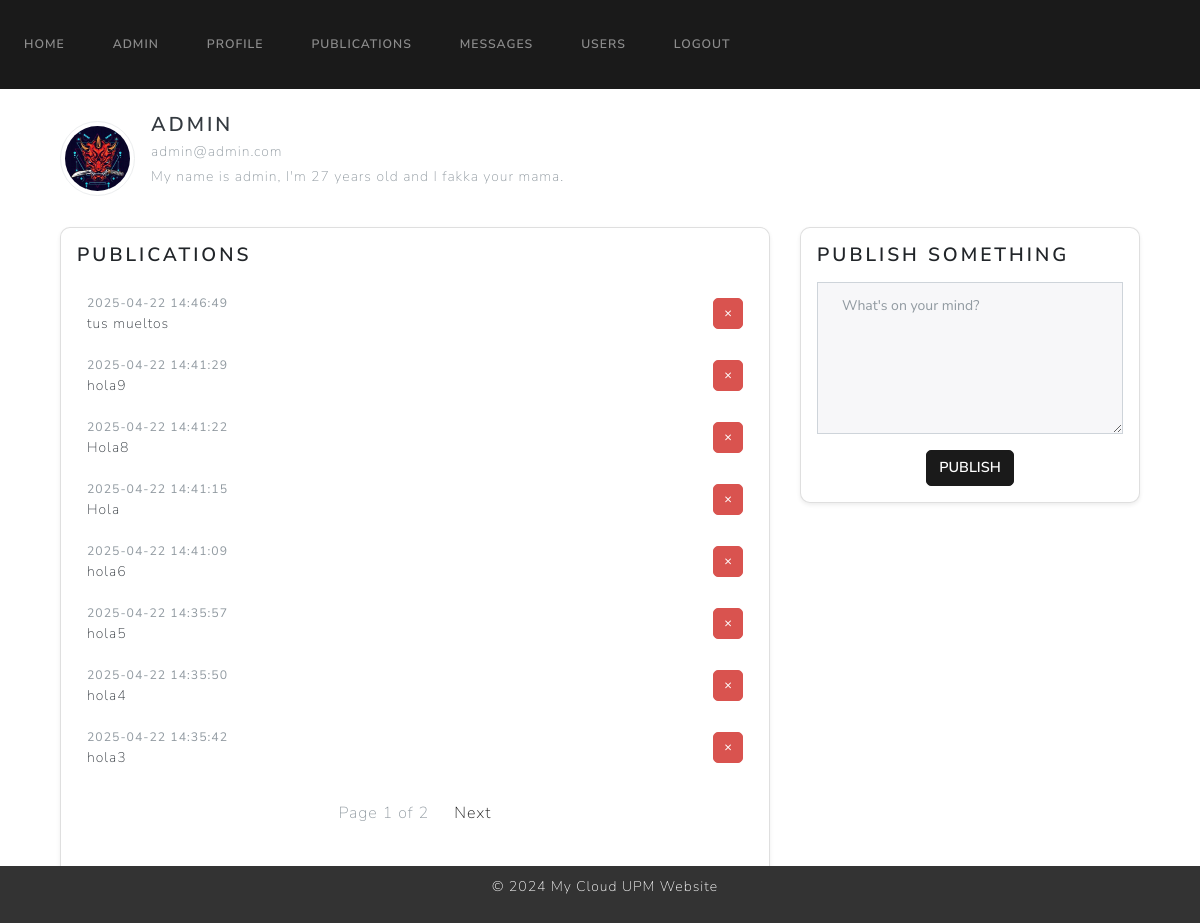
The page /publications (signed in) on the database as committed earlier.
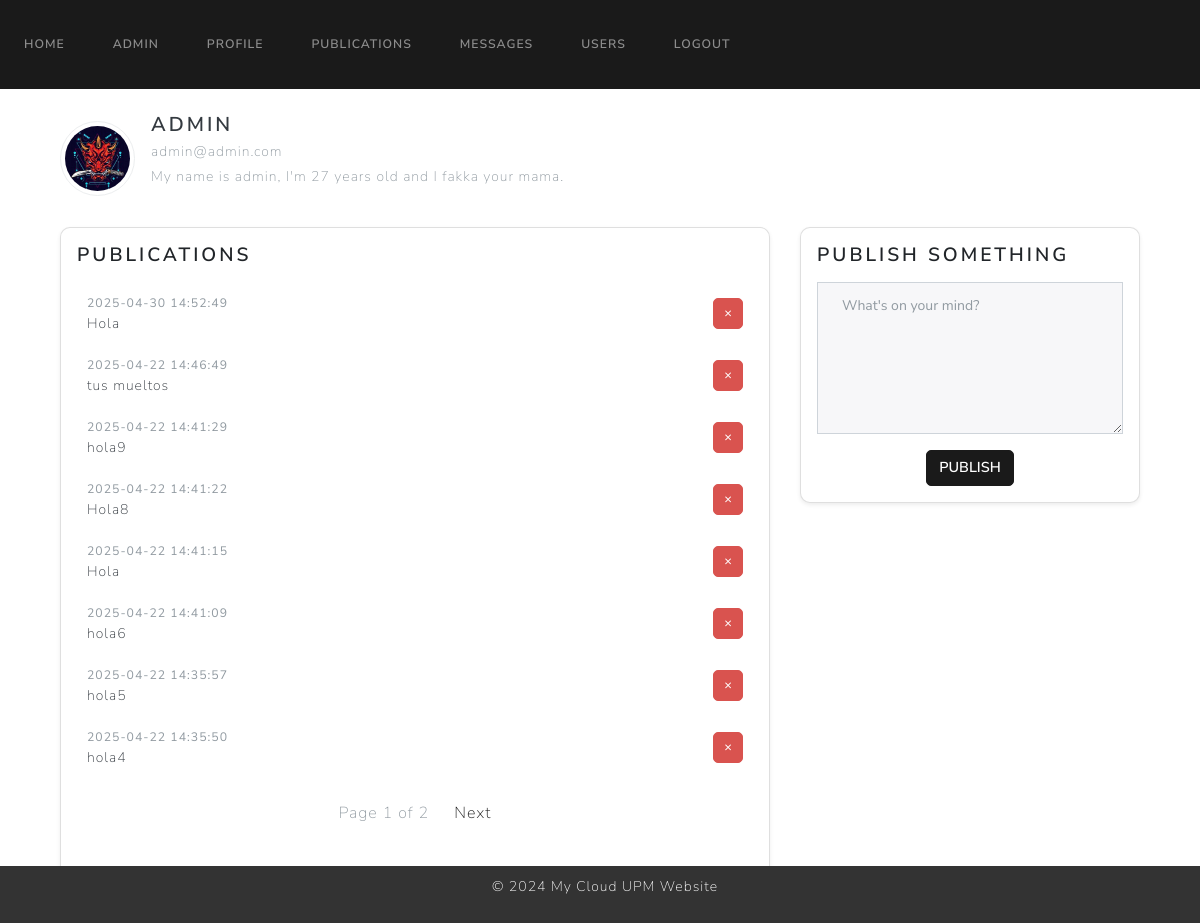
The same page on the database as committed later.
### website/models.py (models this page shows)
class User(UserMixin, db.Model):
    id = db.Column(db.Integer, primary_key=True)
    name = db.Column(db.String(100), unique=False, nullable=False)
    surname = db.Column(db.String(100), unique=False, nullable=False)
    email = db.Column(db.String(100), unique=True, nullable=False)
    password = db.Column(db.String(100), nullable=False)
    bio = db.Column(db.Text, default="This is my bio.")  # Bio field
    role = db.Column(db.Integer, nullable=False, default=1)  # 0 para admin, 1 para usuario regular
    is_blocked = db.Column(db.Boolean, nullable=False, default=False)  # Campo para indicar si el usuario está bloqueado
    profile_pic = db.Column(db.String(150), default='default.jpg')
    twitter = db.Column(db.String(255), nullable=True)    # Twitter URL
    linkedin = db.Column(db.String(255), nullable=True)   # LinkedIn URL
    publications = db.relationship('Publication')
    login_records = db.relationship('LoginRecord')

class Publication(db.Model):
    id = db.Column(db.Integer, primary_key=True)
    content = db.Column(db.Text, nullable=False)
    date = db.Column(db.DateTime(timezone=True), default=func.now())
    user_id = db.Column(db.Integer, db.ForeignKey('user.id'), nullable=False)

### website/views.py (the view, shortened to what this page needs)
@views.route('/publications', methods=['GET', 'POST'])
@login_required
def publications():
    page = request.args.get('page', 1, type=int)
    per_page = 8  # Número de publicaciones por página
    user_publications = Publication.query.filter_by(user_id=current_user.id).order_by(Publication.date.desc()).paginate(page=page, per_page=per_page)
    return render_template("publications.html", user=current_user, user_publications=user_publications)

### website/templates/publications.html (shortened to what this page needs)
{% extends "base.html" %}
{% block content %}
<div class="container mt-4">
    <div class="d-flex align-items-center mb-4">
        <div class="me-3">
            {% if user.profile_pic %}
                <img src="{{ url_for('static', filename='profile_pics/' + user.profile_pic) }}" alt="Profile Picture" class="profile-pic img-thumbnail">
            {% else %}
                <img src="{{ url_for('static', filename='profile_pics/default.jpg') }}" alt="Default Profile Picture" class="profile-pic img-thumbnail">
            {% endif %}
        </div>
        <div>
            <h4 class="text-dark mb-1">{{ user.name }}</h4>
            <p class="text-muted mb-0">{{ user.email }}</p>
            <p class="text-muted mt-1">{{ user.bio }}</p>
        </div>
    </div>
    <div class="row">
        <div class="col-md-8">
            <div class="card shadow-sm p-3 mb-4">
                <h5 class="card-title">Publications</h5>
                <div style="height: 600px; overflow-y: auto;">
                    <ul class="list-group list-group-flush" id="publications">
                        {% for publication in user_publications.items %}
                        <li class="list-group-item d-flex justify-content-between align-items-center">
                            <div>
                                <small class="text-muted">{{ publication.date }}</small>
                                <p class="mb-0 text-dark">{{ publication.content }}</p>
                            </div>
                            {% if user.email == current_user.email %}
                            <form method="POST" action="{{ url_for('views.deletePublication') }}">
                                <button type="submit" class="btn btn-sm btn-danger">&times;</button>
                            </form>
                            {% endif %}
                        </li>
                        {% endfor %}
                    </ul>
                    <nav aria-label="Page navigation" class="mt-3">
                        <ul class="pagination justify-content-center">
                            <li class="page-item disabled">
                                <span class="page-link">Page {{ user_publications.page }} of {{ user_publications.pages }}</span>
                            </li>
                            {% if user_publications.has_next %}
                            <li class="page-item">
                                <a class="page-link" href="{{ url_for('views.publications', page=user_publications.next_num) }}">Next</a>
                            </li>
                            {% endif %}
                        </ul>
                    </nav>
                </div>
            </div>
        </div>
        {% if user.email == current_user.email %}
        <div class="col-md-4">
            <div class="card shadow-sm p-3">
                <h5 class="card-title">Publish Something</h5>
                <form method="POST">
                    <div class="mb-3">
                        <textarea name="publication" class="form-control" rows="6" placeholder="What's on your mind?"></textarea>
                    </div>
                    <div class="text-center">
                        <button type="submit" class="btn btn-primary btn-sm">Publish</button>
                    </div>
                </form>
            </div>
        </div>
        {% endif %}
    </div>
</div>
{% endblock %}

### website/templates/base.html (shortened to what this page needs)
<!DOCTYPE html>
<html>
    <head>
        <link href="https://cdn.jsdelivr.net/npm/bootstrap@5.3.3/dist/css/bootstrap.min.css" rel="stylesheet">
        <link rel="stylesheet" href="https://cdn.jsdelivr.net/npm/bootswatch@4.5.2/dist/lux/bootstrap.min.css">
    </head>
    <body>
        <nav class="navbar navbar-expand-lg navbar-dark bg-primary">
            <div class="collapse navbar-collapse" id="navbarNav">
                <div class="navbar-nav">
                    {% if user.is_authenticated %}
                    <a class="nav-item nav-link" id="home" href="/home">Home</a>
                    {% if user.role == 0 %}
                    <a class="nav-item nav-link" id="admin" href="/admin">Admin</a>
                    {% endif %}
                    <a class="nav-item nav-link" id="profile" href="/profile">Profile</a>
                    <a class="nav-item nav-link" id="publications" href="/publications">Publications</a>
                    <a class="nav-item nav-link" id="messages" href="/messages">Messages</a>
                    <a class="nav-item nav-link" id="userlist" href="/userlist">Users</a>
                    <a class="nav-item nav-link" id="profile" href="/logout">Logout</a>
                    {% endif %}
                </div>
            </div>
        </nav>
        <div class="container" style="flex: 1;">
            {% block content %}
            {% endblock %}
        </div>
        <footer style="background-color: #333;
                        color: #fff;
                        text-align: center;
                        padding: 10px;
                        position: fixed;
                        bottom: 0;
                        width: 100%;">
            <p style="margin-left: 10px;">&copy; 2024 My Cloud UPM Website</p>
        </footer>
    </body>
</html>

### website/templates/publications.html (style rules this page uses)
.profile-pic { width: 75px; height: 75px; object-fit: cover; border-radius: 50%; }
.card { border-radius: 10px; background-color: #fff; box-shadow: 0 2px 4px rgba(0, 0, 0, 0.1); }
.list-group-item { border: none; padding: 10px; }
.btn-danger { font-size: 0.8rem; border-radius: 5px; padding: 5px 10px; }
.btn-primary.btn-sm { font-size: 0.9rem; padding: 6px 12px; border-radius: 5px; }
.card-title { font-size: 1.2rem; margin-bottom: 15px; }

Rows that differ between the two databases and show on the page:
no longer on this page (row unchanged): Publication: date "2025-04-22 14:35:42", content "hola3"
added Publication: date "2025-04-30 14:52:49", content "Hola"
